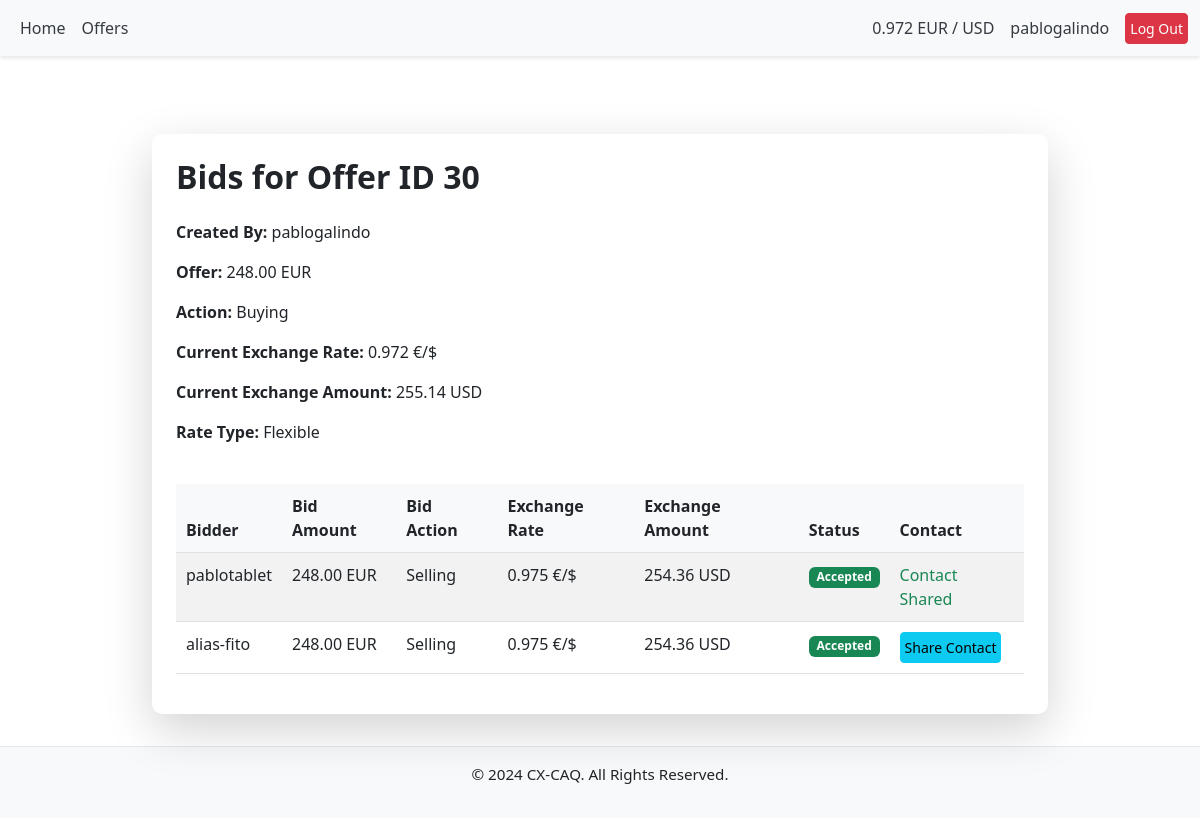
The page /offers/30/view_bids/?next=/dashboard/ (signed in) on the database as committed earlier.
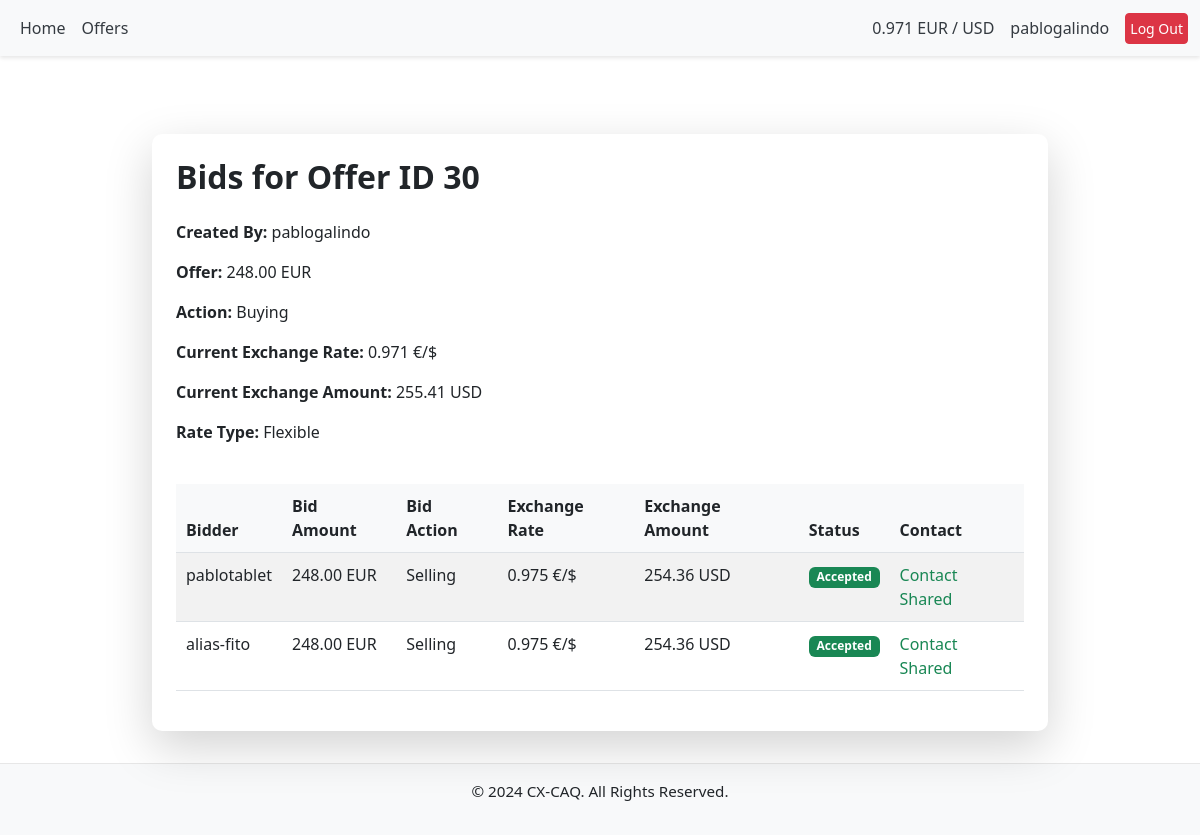
The same page on the database as committed later.
### offers/models.py (models this page shows, shortened)
class Offer(models.Model):
    CURRENCY_CHOICES = [
        ('USD', 'US Dollar'),
        ('EUR', 'Euro'),
    ]
    RATE_TYPE_CHOICES = [
        ('FIXED', 'Fixed'),
        ('FLEXIBLE', 'Flexible'),
    ]
    user = models.ForeignKey(
        User, on_delete=models.CASCADE, related_name="offers")
    currency = models.CharField(max_length=3, choices=CURRENCY_CHOICES)
    amount = models.DecimalField(max_digits=10, decimal_places=2)
    exchange_rate = models.DecimalField(
        max_digits=8, decimal_places=3, null=True, blank=True)
    is_buying = models.BooleanField()
    rate_type = models.CharField(
        max_length=10, choices=RATE_TYPE_CHOICES, default='FIXED')
    created_at = models.DateTimeField(auto_now_add=True)
    class Meta:
        ordering = ['-created_at']

class Bid(models.Model):
    STATUS_CHOICES = [
        ('AWAITING', 'Awaiting Response'),
        ('ACCEPTED', 'Accepted'),
        ('REJECTED', 'Rejected'),
    ]
    offer = models.ForeignKey(
        'Offer', on_delete=models.CASCADE, related_name='bids')
    user = models.ForeignKey(
        User, on_delete=models.CASCADE, related_name='bids')
    amount = models.DecimalField(max_digits=10, decimal_places=2)
    currency = models.CharField(max_length=3, choices=Offer.CURRENCY_CHOICES)
    exchange_rate = models.DecimalField(max_digits=8, decimal_places=3)
    created_at = models.DateTimeField(auto_now_add=True)
    status = models.CharField(
        max_length=10, choices=STATUS_CHOICES, default='AWAITING')
    contact_shared = models.BooleanField(default=False)
    class Meta:
        unique_together = ('user', 'offer')

### offers/views.py (the view)
# urls.py: path('<int:offer_id>/view_bids/', views.view_bids, name='view_bids'),
@login_required
def view_bids(request, offer_id):
    offer = get_object_or_404(Offer, id=offer_id, user=request.user)
    offer.action = "Buying" if offer.is_buying else "Selling"
    offer.converted_amount = (
        round(offer.amount / offer.exchange_rate
              if offer.currency == "EUR"
              else offer.amount * offer.exchange_rate, 2))
    offer.converted_amount_currency = ("EUR"
                                       if offer.currency == "USD" else "USD")
    bids = offer.bids.all()
    has_accepted_bids = offer.bids.filter(status='ACCEPTED').exists()
    has_awaiting_bids = offer.bids.filter(status='AWAITING').exists()
    bids_exist = offer.bids.exists()
    for bid in bids:
        bid.converted_amount = (
            round(bid.amount / bid.exchange_rate
                  if bid.offer.currency == "EUR"
                  else bid.amount * bid.exchange_rate, 2)
        )
        bid.converted_amount_currency = ("EUR"
                                         if offer.currency == "USD" else "USD")
        bid.action = "Selling" if bid.offer.is_buying else "Buying"
    return render(request,
                  'offers/view_bids.html',
                  {'offer': offer,
                   'bids': bids,
                   'has_accepted_bids': has_accepted_bids,
                   'has_awaiting_bids': has_awaiting_bids,
                   'bids_exist': bids_exist
                   })

### offers/context_processors.py (called while the page is built)
def exchange_rate_processor(request):
    try:
        latest_rate = LatestExchangeRate.objects.latest("timestamp").rate
        print(f"Latest exchange rate fetched from database: {latest_rate}")
    except LatestExchangeRate.DoesNotExist:
        try:
            latest_rate = fetch_and_update_exchange_rate()
            print(f"Latest exchange rate fetched: {latest_rate}")
        except ValueError as e:
            print(f"Error fetching exchange rate: {e}")
            latest_rate = "N/A"
    return {
        "exchange_rate": round(latest_rate, 3)
    }

### offers/templates/offers/view_bids.html (shortened to what this page needs)
{% extends "base.html" %}
{% block content %}
<div class="container mt-5">
    <div class="card p-4 shadow-lg">
        <h2 class="mb-4">Bids for Offer ID {{ offer.id }}</h2>
        <p><strong>Created By:</strong> {{ offer.user.username }}</p>
        <p><strong>Offer: </strong>{{offer.amount}} {{offer.currency}}</p>
        <p><strong>Action:</strong> {{offer.action}}</p>
        <p><strong>Current Exchange Rate:</strong> {{ offer.exchange_rate }} €/$</p>
        <p><strong>Current Exchange Amount: </strong>{{offer.converted_amount}} {{offer.converted_amount_currency}}</p>
        <p><strong>Rate Type: </strong>{{offer.get_rate_type_display}}</p>
        <div class="table-responsive mt-4">
            <table class="table table-striped">
                <thead>
                    <tr>
                        <th>Bidder</th>
                        <th>Bid Amount</th>
                        <th>Bid Action</th>
                        <th>Exchange Rate</th>
                        <th>Exchange Amount</th>
                        {% if bids_exist %}
                        <th>Status</th>
                        {% endif %}
                        {% if has_accepted_bids %}
                        <th>Contact</th>
                        {% endif %}
                    </tr>
                </thead>
                <tbody>
                    {% for bid in bids %}
                    <tr>
                        <td>{{ bid.user.username }}</td>
                        <td>{{ bid.amount }} {{ bid.offer.currency }}</td>
                        <td>{{ bid.action }}</td>
                        <td>{{bid.exchange_rate}}  €/$</td>
                        <td>{{ bid.converted_amount }} {{bid.converted_amount_currency}} </td>
                        <td>
                            <span class="badge {% if bid.status == 'AWAITING' %}bg-warning{% elif bid.status == 'ACCEPTED' %}bg-success{% else %}bg-secondary{% endif %}">
                                {{ bid.get_status_display }}
                            </span>
                        </td>
                        {% if has_accepted_bids %}
                        <td>
                            {% if bid.status == 'ACCEPTED' and not bid.contact_shared %}
                                <form method="post" action="{% url 'offers:share_contact' bid.id %}">
                                    <button type="submit" class="btn btn-info btn-sm">Share Contact</button>
                                </form>
                            {% elif bid.contact_shared %}
                                <span class="text-success">Contact Shared</span>
                            {% endif %}
                        </td>
                        {% endif %}
                    </tr>
                    {% empty %}
                    <tr>
                        <td colspan="5" class="text-center">No bids found.</td>
                    </tr>
                    {% endfor %}
                </tbody>
            </table>
        </div>
    </div>
</div>
{% endblock %}

### templates/base.html (shortened to what this page needs)
{% load static %}
<!DOCTYPE html>
<html lang="en">
<head>
    <link href="https://cdn.jsdelivr.net/npm/bootstrap@5.3.0-alpha3/dist/css/bootstrap.min.css" rel="stylesheet">
    <link rel="stylesheet" href="{% static 'css/style.css' %}">
    <link href="https://cdn.jsdelivr.net/npm/bootstrap-icons/font/bootstrap-icons.css" rel="stylesheet">
</head>
<body>
    <nav class="navbar navbar-expand-lg navbar-light bg-light">
        <div class="container-fluid">
            {% if user.is_authenticated %}
            <div class="collapse navbar-collapse" id="navbarNav">
                <ul class="navbar-nav">
                    <li class="nav-item">
                        <a class="nav-link" href="/">Home</a>
                    </li>
                    <li class="nav-item">
                        <a class="nav-link" href="{% url 'offers:view_offers'%}">Offers</a>
                    </li>
                </ul>
            </div>
            {% endif %}
            <div class="d-flex align-items-center">
                <div class="navbar-text me-3">
                    {{ exchange_rate }} EUR / USD
                </div>
                {% if user.is_authenticated %}
                <div class="navbar-text me-3">
                    {{ user.username }}
                </div>
                {% endif %}
                {% if user.is_authenticated %}
                <a href="/accounts/logout/" class="btn btn-danger btn-sm">Log Out</a>
                {% endif %}
            </div>
        </div>
    </nav>
    <main class="container mt-4">
        {% block content %}
        {% endblock %}
    </main>
    <footer class="bg-light text-center py-3 mt-auto">
        <p>&copy; 2024 CX-CAQ. All Rights Reserved.</p>
    </footer>
</body>
</html>

Rows that differ between the two databases and show on the page:
changed Offer "EUR": exchange_rate "0.972" → "0.971"; converted_amount "255.14" → "255.41"
changed Bid "alias-fito": contact_shared "Share Contact" → "Contact Shared"
Other text that changed with them:
{{ exchange_rate }}: "0.972" → "0.971"
